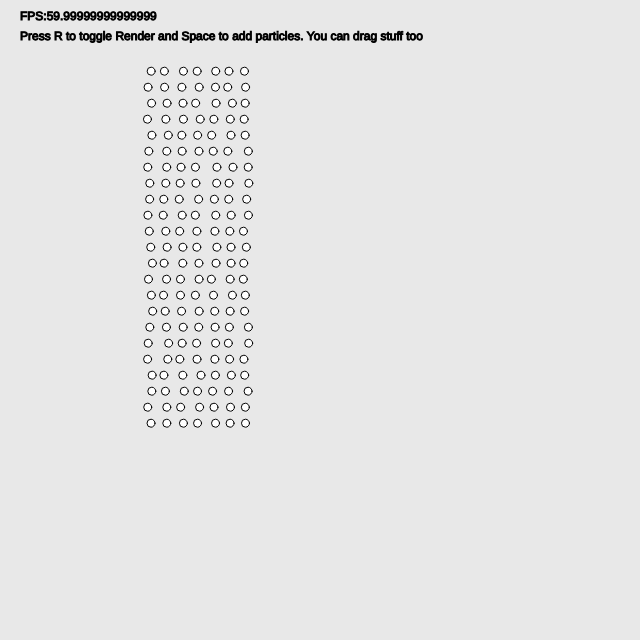
Frame 1 (no input)
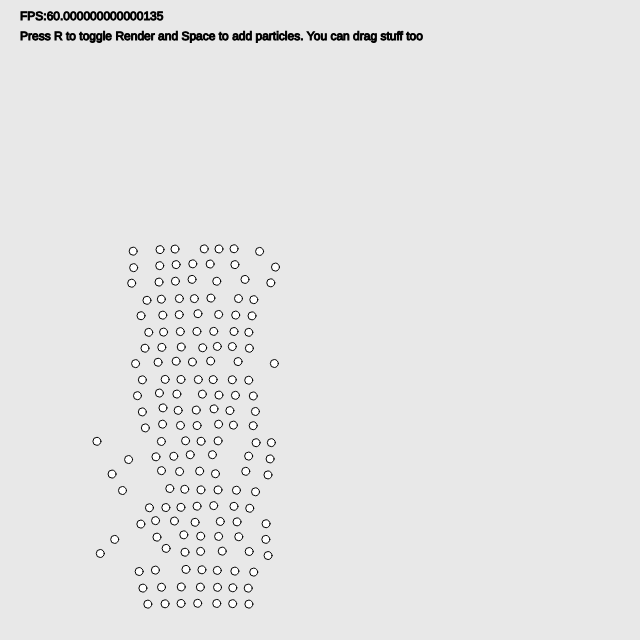
Frame 60 (no input)
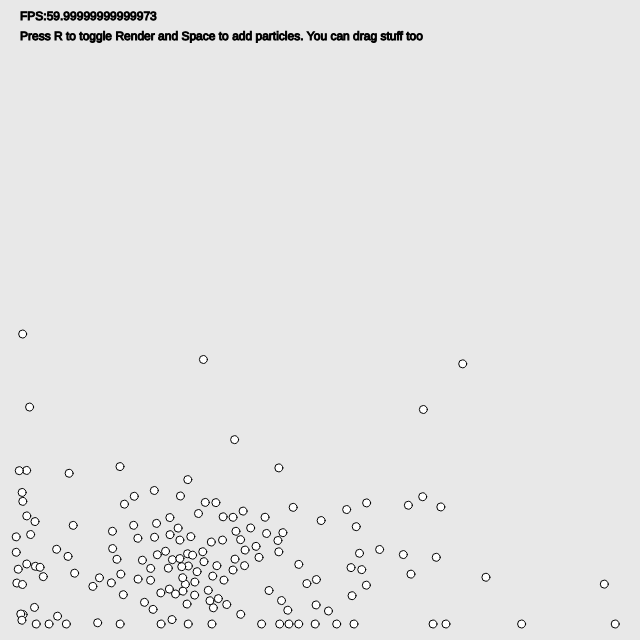
Frame 120 (the mouse pressed at the canvas centre since frame 60)

The p5.js sketch that drew these frames (run headless with seeded random() and noise() and a simulated clock; from frame 60 on, the mouse is pressed at the canvas centre):

// p5.js sketch
// ── sketch.js
let particles;
let cSize = 8;
let cols;
let rows;
let useLerp = true;
let mouseDown = false;
let meta = false;
let lockChamber = [];

function create3DArray(dim1, dim2) {
  let array = new Array(dim1);
  for (let i = 0; i < dim1; i++) {
    array[i] = new Array(dim2);
    for (let j = 0; j < dim2; j++) {
      array[i][j] = new Array();
    }
  }
  return array;
}

function cornersBinaryToDecimal(corner0, corner1, corner2, corner3) {
  return corner0 * 8 + corner1 * 4 + corner2 * 2 + corner3 * 1;
}

function LERP(value1, value2, amount) {
  amount = amount < 0 ? 0 : amount;
  amount = amount > 1 ? 1 : amount;
  return value1 + (value2 - value1) * amount;
}
function vecLine(a, b, v) {
  if (v != undefined) {
    vertex(a.x, a.y);
    vertex(b.x, b.y);
  } else {
    line(a.x, a.y, b.x, b.y);
  }
}

function setup() {
  createCanvas(640, 640);
  G = createVector(0, 50);
  cols = width / cSize;
  rows = height / cSize;
  let num_rows = Math.ceil(height / (3 * H) + 2);
  let num_cols = Math.ceil(width / (3 * H) + 2);
  particles = create3DArray(num_rows, num_cols);
  for (let y = height / 9; y < height / 1.5; y += H) {
    for (let x = 150; x < 250; x += H) {
      row = Math.floor(y / (3 * H)) + 1;
      new_x = x + random(-3, 3);
      col = Math.floor(new_x / (3 * H)) + 1;
      particles[row][col].push(new Particle(new_x, y));
    }
  }
  densityPressure();
  forces();
}

function draw() {
  background(232);
  stroke(0);
  fill(0);
  text("FPS:" + frameRate(), 20, 20);
  text(
    "Press R to toggle Render and Space to add particles. You can drag stuff too",
    20,
    40
  );
  densityPressure();
  forces();
  integrate();
  if (meta) {
    let corners = [];
    let samples = [];
    for (let i = 0; i < cols; i++) {
      samples.push([]);
      corners.push([]);
      for (let j = 0; j < rows; j++) {
        let x = i * cSize;
        let y = j * cSize;
        let sum = 0;

        let num_row = particles.length;
        let num_col = particles[0].length;
        for (let m = 1; m < num_row - 1; m++) {
          for (let n = 1; n < num_col - 1; n++) {
            for (let temp of particles[m][n]) {
              let dx = temp.pos.x - x;
              let dy = temp.pos.y - y;
              let distance = dx ** 2 + dy ** 2;
              sum = sum + temp.radius ** 2 / distance;
            }
          }
        }

        samples[i].push(sum);
        corners[i].push(samples[i][j] > 1);

        if (j > 0 && i > 0) {
          let I = i - 1;
          let J = j - 1;
          let a;
          let b;
          let c;
          let d;

          if (useLerp) {
            const aVal = samples[I][J];
            const bVal = samples[I + 1][J];
            const cVal = samples[I + 1][J + 1];
            const dVal = samples[I][J + 1];

            let amt = (1 - aVal) / (bVal - aVal);

            a = createVector(LERP(x, x + cSize, amt), y);

            amt = (1 - bVal) / (cVal - bVal);
            b = createVector(x + cSize, LERP(y, y + cSize, amt));

            amt = (1 - dVal) / (cVal - dVal);
            c = createVector(LERP(x, x + cSize, amt), y + cSize);

            amt = (1 - aVal) / (dVal - aVal);
            d = createVector(x, LERP(y, y + cSize, amt));
          } else {
            a = createVector(x + cSize / 2, y);
            b = createVector(x + cSize, y + cSize / 2);
            c = createVector(x + cSize / 2, y + cSize);
            d = createVector(x, y + cSize / 2);
          }
          const state = cornersBinaryToDecimal(
            corners[I][J],
            corners[I + 1][J],
            corners[I + 1][J + 1],
            corners[I][J + 1]
          );
          stroke(0, 0, (height - y + 50) * 2);
          fill(0, 0, (height - y + 50) * 2);
          //console.log(a.x)
          switch (state) {
            case 0:
              break;
            case 1:
              //vecLine(d, c)

              beginShape();
              vertex(d.x, d.y);
              vertex(c.x, c.y);
              vertex(d.x, c.y);
              endShape(CLOSE);
              break;
            case 2:
              //vecLine(b, c)

              beginShape();
              vertex(b.x, b.y);
              vertex(c.x, c.y);
              vertex(b.x, c.y);
              endShape(CLOSE);
              break;
            case 3:
              //vecLine(d, b)
              beginShape();
              vertex(d.x, d.y);
              vertex(b.x, b.y);
              vertex(b.x, c.y);
              vertex(d.x, c.y);
              endShape(CLOSE);
              break;
            case 4:
              //vecLine(a, b)

              beginShape();
              vertex(a.x, a.y);
              vertex(b.x, b.y);
              vertex(b.x, a.y);
              endShape(CLOSE);
              break;
            case 5:
              // vecLine(a, d)
              // vecLine(b, c)
              beginShape();

              endShape(CLOSE);
              break;
            case 6:
              //vecLine(a, c)
              beginShape();
              vertex(a.x, a.y);
              vertex(c.x, c.y);
              vertex(b.x, c.y);
              vertex(b.x, a.y);
              endShape(CLOSE);
              break;
            case 7:
              //vecLine(a, d)

              beginShape();
              vertex(a.x, a.y);
              vertex(d.x, d.y);
              vertex(d.x, c.y);
              vertex(b.x, c.y);
              vertex(b.x, a.y);
              endShape(CLOSE);
              // fill(0)
              // stroke(0)
              // circle(d.x,c.y,2)
              break;
            case 8:
              //vecLine(a, d)

              beginShape();
              vertex(a.x, a.y);
              vertex(d.x, d.y);
              vertex(d.x, a.y);
              endShape(CLOSE);

              //circle()
              break;
            case 9:
              //vecLine(a, c)
              beginShape();
              vertex(a.x, a.y);
              vertex(c.x, c.y);
              vertex(d.x, c.y);
              vertex(d.x, a.y);
              endShape(CLOSE);

              break;
            case 10:
              // vecLine(a, b,true)
              // vecLine(c, d,true)
              break;
            case 11:
              //vecLine(a, b)
              beginShape();
              vertex(a.x, a.y);
              vertex(b.x, b.y);
              vertex(b.x, c.y);
              vertex(d.x, c.y);
              vertex(d.x, a.y);
              endShape(CLOSE);

              break;
            case 12:
              //vecLine(b, d)
              beginShape();
              vertex(d.x, d.y);
              vertex(b.x, b.y);
              vertex(b.x, a.y);
              vertex(d.x, a.y);
              endShape(CLOSE);

              break;
            case 13:
              //vecLine(b, c)
              beginShape();
              vertex(b.x, b.y);
              vertex(c.x, c.y);
              vertex(d.x, c.y);
              vertex(d.x, a.y);
              vertex(b.x, a.y);
              //vertex(a.x,b.y)
              endShape(CLOSE);

              break;
            case 14:
              //vecLine(d, c)
              beginShape();
              vertex(d.x, d.y);
              vertex(c.x, c.y);
              vertex(b.x, c.y);
              vertex(b.x, a.y);
              vertex(d.x, a.y);

              endShape(CLOSE);

              break;
            case 15:
              beginShape();
              // vertex(a.x,a.y)
              // vertex(b.x,a.y)
              // vertex(b.x,c.y)
              // vertex(a.x,c.y)
              // endShape(CLOSE)
              // beginShape()
              // vertex(d.x,a.y)
              // vertex(a.x,a.y)
              // vertex(a.x,c.y)
              // vertex(d.x,c.y)
              // endShape(CLOSE)
              rect(d.x, a.y, cSize);
              break;
          }
        }
      }
    }
  }
  for (let p of lockChamber) {
    p.pos = createVector(mouseX, mouseY);
    p.pos.add(p.scu);
    p.v.mult(0);
  }
  //particles[0].show()
}

function mousePressed() {
  mouseDown = true;
  lockChamber = [];

  num_row = particles.length;
  num_col = particles[0].length;
  for (let i = 1; i < num_row - 1; i++) {
    for (let j = 1; j < num_col - 1; j++) {
      for (let p of particles[i][j]) {
        if (dist(p.pos.x, p.pos.y, mouseX, mouseY) < 50) {
          p.scu = p5.Vector.sub(p.pos, createVector(mouseX, mouseY));
          lockChamber.push(p);
        }
      }
    }
  }
}
function mouseReleased() {
  mouseDown = false;
  lockChamber = [];
}
function keyPressed() {
  if (keyCode == 32) {
    for (let y = mouseY - H * 2; y < mouseY + H * 2; y += H) {
      for (let x = mouseX - H * 2; x < mouseX + H * 2; x += H) {
        let temp = new Particle(x, y);
        row = Math.floor(y / (3 * H)) + 1;
        col = Math.floor(x / (3 * H)) + 1;
        particles[row][col].push(temp);
      }
    }
  }
  if (keyCode == 82) {
    meta = !meta;
  }
}

// ── SPH.js
let REST_DENS = 400;
let GAS_CONST = 2000;
let H = 16;
let HSQ = H * H;
let MASS = 10;
let VISC = 100;
let POLY6 = Math.sqrt(H) / (Math.PI * Math.pow(H, 8));
let SPIKY_GRAD = -(Math.sqrt(H) + 6) / (Math.PI * H ** 5);
let VISC_LAP = (Math.sqrt(H) * 10) / (Math.PI * H ** 5);
let EPS = H;
let BOUND_DAMP = -0.5;
let G;
let DT = 0.0007;
let checkDirection = [
  [-1, -1],
  [-1, 0],
  [-1, 1],
  [0, -1],
  [0, 0],
  [0, 1],
  [1, -1],
  [1, 0],
  [1, 1],
];

class Particle {
  constructor(x, y) {
    this.pos = createVector(x, y);
    this.v = createVector();
    this.rho = 0;
    this.f = createVector();
    this.p = 0;
    this.radius = H / 2;
    this.scu = createVector();
  }
  show() {
    fill(255, 255, 255);
    circle(this.pos.x, this.pos.y, H / 2);
  }
}

class MouseParticle {
  constructor(x, y) {
    this.pos = createVector(x, y);
    this.v = createVector();
    this.rho = 0;
    this.f = createVector();
    this.p = 0;
    this.h = 40;
    this.radius =  20;
    this.scu = createVector();
  }
  show() {
    fill(0, 0, 0);
    circle(this.pos.x, this.pos.y, this.radius);
  }
}


function densityPressure() {
  column = particles[0].length;
  for (let i = 1; i < particles.length - 1; i++) {
    for (let j = 1; j < column - 1; j++) {
      particle_count = particles[i][j].length;
      for (let k = 0; k < particle_count; k++) {
        let p = particles[i][j][k];
        p.rho = 0;
        for (direction of checkDirection) {
          let i_recent = i + direction[0];
          let j_recent = j + direction[1];
          for (let p_check of particles[i_recent][j_recent]) {
            let distance_vector = p5.Vector.sub(p_check.pos, p.pos);
            let distance = distance_vector.magSq();
            if (distance < HSQ) {
              p.rho += MASS * POLY6 * pow(HSQ - distance, 3);
            }
          }
        }
        p.p = GAS_CONST * (p.rho - REST_DENS);
      }
    }
  }
}

function forces() {
  column = particles[0].length;
  for (let i = 1; i < particles.length - 1; i++) {
    for (let j = 1; j < column - 1; j++) {
      particle_count = particles[i][j].length;
      for (let k = 0; k < particle_count; k++) {
        let p = particles[i][j][k];

        let force_press = createVector();
        let force_visc = createVector();

        for (direction of checkDirection) {
          let i_recent = i + direction[0];
          let j_recent = j + direction[1];
          for (let p_check of particles[i_recent][j_recent]) {
            if (p_check == p) {
              continue;
            }
            let distance_vector = p5.Vector.sub(p_check.pos, p.pos);
            let distance = distance_vector.mag();

            if (distance < H) {
              let a = p5.Vector.mult(
                distance_vector.normalize(),
                (-MASS *
                  (p_check.p + p.p) *
                  SPIKY_GRAD *
                  pow(H - distance, 3)) /
                  (2 * p_check.rho)
              );
              let con = (VISC * MASS * VISC_LAP * (H - distance)) / p_check.rho;
              force_press.add(a);
              force_visc.add(p5.Vector.mult(p5.Vector.sub(p_check.v, p.v), con));
            }
          }
        }
        let fgrav = p5.Vector.mult(G, MASS / p.rho);

        let fo = createVector();

        fo.add(force_press);
        fo.add(force_visc);
        fo.add(fgrav);
        p.f = fo;
      }
    }
  }
}

function integrate() {
  column = particles[0].length;
  let total_rows = Math.ceil(height / (3 * H) + 2);
  let total_columns = Math.ceil(width / (3 * H) + 2);

  new_particles = create3DArray(total_rows, total_columns);

  for (let i = 1; i < particles.length - 1; i++) {
    for (let j = 1; j < column - 1; j++) {
      particle_count = particles[i][j].length;

      for (let k = 0; k < particle_count; k++) {
        let p = particles[i][j][k];
        p.v.add(p5.Vector.mult(p.f, DT / p.rho));
        p.pos.add(p5.Vector.mult(p.v, DT));
        
        if (p.pos.y + H > height) {
          p.v.y *= BOUND_DAMP;
          p.pos.y = height - EPS;
        }
        if (p.pos.y < H) {
          p.v.y *= BOUND_DAMP;
          p.pos.y = H;
        }
        if (p.pos.x + EPS > width) {
          p.v.x *= BOUND_DAMP;
          p.pos.x = width - EPS;
        }
        if (p.pos.x < EPS) {
          p.v.x *= BOUND_DAMP;
          p.pos.x = EPS;
        }
        // if (!meta) {
        p.show();
        // }
        new_particles[Math.floor(p.pos.y / (3 * H)) + 1][
          Math.floor(p.pos.x / (3 * H)) + 1
        ].push(p);
      }
    }
  }
  particles = new_particles;
}

// ── style.css
/* General reset */
* {
    margin: 0;
    padding: 0;
    box-sizing: border-box;
}

html, body {
    height: 100%;
    width: 100%;
}

/* Body styling */
body {
    display: flex;
    flex-direction: column;
    justify-content: center;
    align-items: center;
    font-family: 'Arial', sans-serif;
    background-color: #f0f0f0;
    color: #333;
}

/* Header and Title styling */
header {
    width: 100%;
    background-color: black;
    color: white;
    text-align: center;
    padding: 20px 0;
}

/* Main content styling */
main {
    padding: 20px;
    background-color: #fff;
    border-radius: 8px;
    box-shadow: 0 4px 8px rgba(0,0,0,0.1);
    width: 90%;
    max-width: 640px;
    margin-top: 20px; /* Adds spacing between the header and the main content */
    text-align: center;
}
